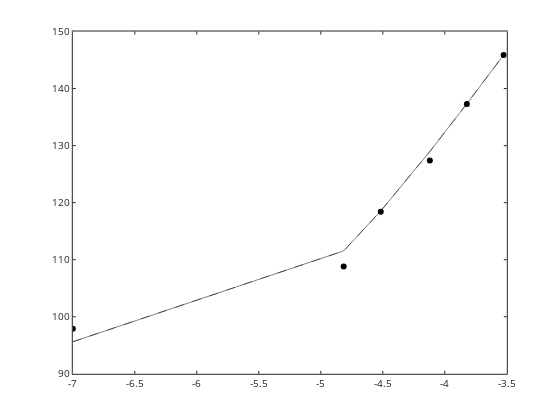

Write notebook code for a chart like this one.
### Code cell
% fit using Nikolskii-Eisenman equation
%E=E0+Slog(Cu +kH); parameters E0, S, k

NEeqn=@(p,x1,x2) (p(1)+p(2).*log10(x1+p(3).*x2));
errfunction=@(p,x1,x2,Emeas) (log10(sum((Emeas-NEeqn(p,x1,x2)).^2)));


H=10.^-pHcalib; ptst=[250 59.2/2 0.0006];
model=NEeqn(ptst,CuTplus',H);
err=errfunction(ptst,CuTplus',H,Emeas')

plot(log10(CuTplus), Emeas,'ko')
hold on; plot(log10(CuTplus),model,'k-')


% now best fit
pbestNE=fminsearch(@(p) errfunction(p,CuTplus',H,Emeas'),ptst,options)
NEmodel=NEeqn(pbestNE,CuTplus',H);
plot(log10(CuTplus),model,'k--')

### Figure 1 — Plotly figure (JSON) as saved in the notebook; plotly's stock layout.template omitted (floating-point values rounded to 4 significant figures)
{"data": [{"line": {"color": "rgb(0, 0, 0)", "width": 0.5}, "marker": {"color": "rgb(0, 0, 0)", "line": {"color": "rgb(0, 0, 0)"}, "size": 6, "symbol": "circle"}, "mode": "markers", "name": "", "showlegend": false, "type": "scatter", "visibility": true, "x": [-7, -4.816, -4.516, -4.121, -3.822, -3.525], "xaxis": "x", "y": [97.9, 108.8, 118.4, 127.4, 137.3, 145.9], "yaxis": "y"}, {"line": {"color": "rgb(0, 0, 0)", "dash": "solid", "width": 0.5}, "marker": {"color": "rgb(0, 0, 0)", "line": {"color": "rgb(0, 0, 0)"}, "size": 6, "symbol": "none"}, "mode": "lines", "name": "", "showlegend": false, "type": "scatter", "visibility": true, "x": [-7, -4.816, -4.516, -4.121, -3.822, -3.525], "xaxis": "x", "y": [95.62, 111.5, 118.5, 129.0, 137.3, 145.9], "yaxis": "y"}, {"line": {"color": "rgb(0, 0, 0)", "dash": "dash", "width": 0.5}, "marker": {"color": "rgb(0, 0, 0)", "line": {"color": "rgb(0, 0, 0)"}, "size": 6, "symbol": "none"}, "mode": "lines", "name": "", "showlegend": false, "type": "scatter", "visibility": true, "x": [-7, -4.816, -4.516, -4.121, -3.822, -3.525], "xaxis": "x", "y": [95.62, 111.5, 118.5, 129.0, 137.3, 145.9], "yaxis": "y"}], "layout": {"height": 420, "hovermode": "closest", "margin": {"b": 0, "l": 0, "r": 0, "t": 0}, "plot_bgcolor": "rgba(0, 0, 0, 0)", "showlegend": false, "width": 560, "xaxis": {"anchor": "y", "autorange": false, "domain": [0.13, 0.905], "exponentformat": "none", "gridcolor": "rgba(38,38,38,0.15)", "gridwidth": 1, "linecolor": "rgb(38,38,38)", "linewidth": 1, "mirror": "ticks", "range": [-7, -3.5], "showgrid": false, "showline": true, "side": "bottom", "spikedash": "solid", "spikemode": "across", "spikesides": false, "spikethickness": 1, "tickangle": 0, "tickcolor": "rgb(38,38,38)", "tickfont": {"color": "rgb(38,38,38)", "size": 10}, "ticklen": 3, "ticks": "inside", "ticktext": ["-7", "-6.5", "-6", "-5.5", "-5", "-4.5", "-4", "-3.5"], "tickvals": [-7, -6.5, -6, -5.5, -5, -4.5, -4, -3.5], "title": {"font": {"color": "rgb(0, 0, 0)", "size": 11}, "text": ""}, "type": "linear", "visible": true, "zeroline": false}, "yaxis": {"anchor": "x", "autorange": false, "domain": [0.11, 0.925], "exponentformat": "none", "gridcolor": "rgba(38,38,38,0.15)", "gridwidth": 1, "linecolor": "rgb(38,38,38)", "linewidth": 1, "mirror": "ticks", "range": [90, 150], "showgrid": false, "showline": true, "side": "left", "spikedash": "solid", "spikemode": "across", "spikesides": false, "spikethickness": 1, "tickangle": 0, "tickcolor": "rgb(38,38,38)", "tickfont": {"color": "rgb(38,38,38)", "size": 10}, "ticklen": 3, "ticks": "inside", "ticktext": ["90", "100", "110", "120", "130", "140", "150"], "tickvals": [90, 100, 110, 120, 130, 140, 150], "title": {"font": {"color": "rgb(0, 0, 0)", "size": 11}, "text": ""}, "type": "linear", "visible": true, "zeroline": false}}}
